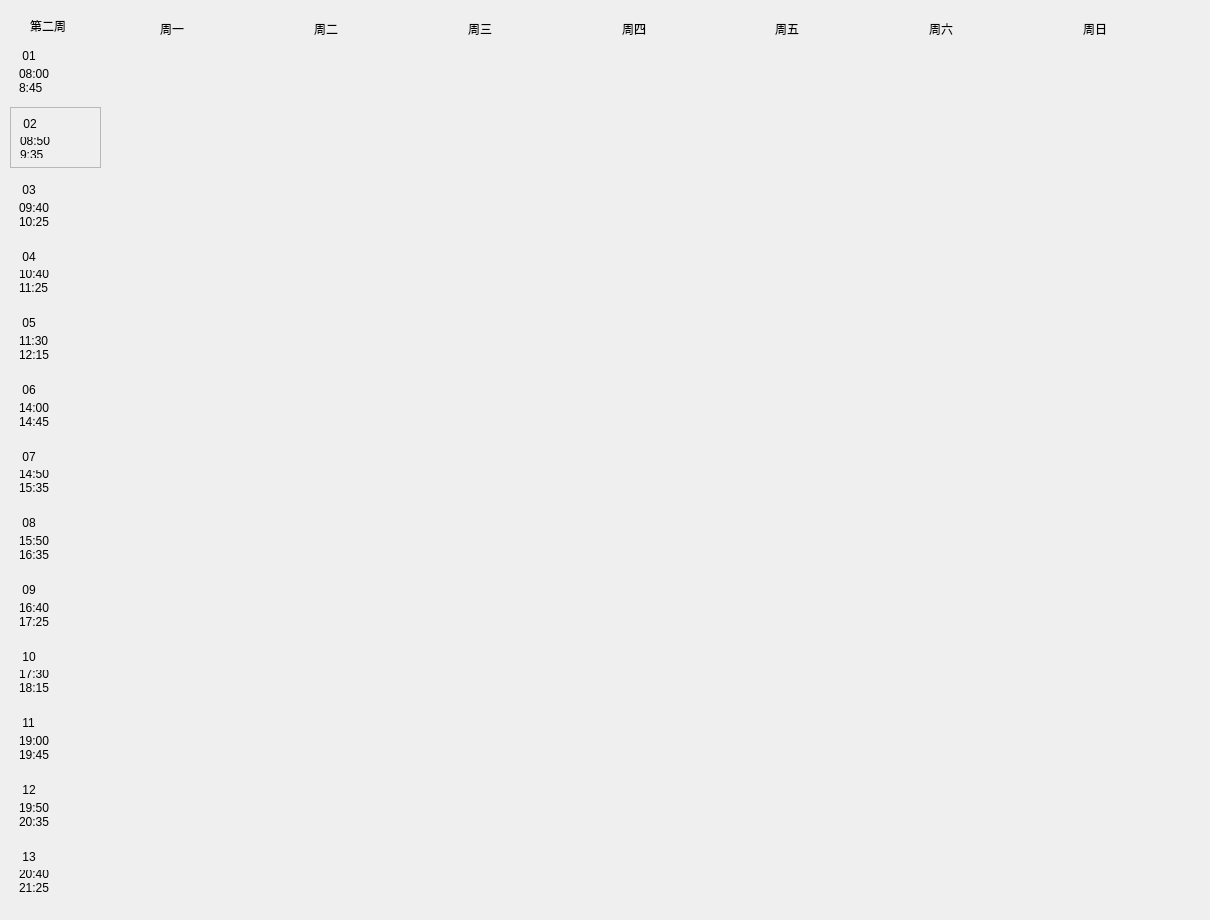
   <widget class="QWidget" name="page2">
    <widget class="QWidget" name="widget_17" native="true">
     <property name="geometry">
      <rect>
       <x>10</x>
       <y>0</y>
       <width>1191</width>
       <height>911</height>
      </rect>
     </property>
     <widget class="QLabel" name="firstweek_2">
      <property name="geometry">
       <rect>
        <x>20</x>
        <y>10</y>
        <width>71</width>
        <height>31</height>
       </rect>
      </property>
      <property name="styleSheet">
       <string notr="true">font: 12pt &quot;微软雅黑&quot;;</string>
      </property>
      <property name="text">
       <string>第二周</string>
      </property>
     </widget>
     <widget class="QWidget" name="widget_18" native="true">
      <property name="geometry">
       <rect>
        <x>0</x>
        <y>40</y>
        <width>91</width>
        <height>861</height>
       </rect>
      </property>
      <layout class="QVBoxLayout" name="verticalLayout_15">
       <item>
        <widget class="QWidget" name="widget_19" native="true">
         <layout class="QVBoxLayout" name="verticalLayout_16">
          <item>
           <widget class="QLabel" name="num1_2">
            <property name="styleSheet">
             <string notr="true">font: rgb(32, 48, 126);
font: 12pt &quot;隶书&quot;;</string>
            </property>
            <property name="text">
             <string> 01</string>
            </property>
           </widget>
          </item>
          <item>
           <widget class="QLabel" name="first_2">
            <property name="text">
             <string>08:00
8:45</string>
            </property>
            <property name="scaledContents">
             <bool>false</bool>
            </property>
           </widget>
          </item>
         </layout>
        </widget>
       </item>
       <item>
        <widget class="QFrame" name="frame_2">
         <property name="frameShape">
          <enum>QFrame::StyledPanel</enum>
         </property>
         <property name="frameShadow">
          <enum>QFrame::Raised</enum>
         </property>
         <layout class="QVBoxLayout" name="verticalLayout_17">
          <item>
           <widget class="QLabel" name="num2_2">
            <property name="styleSheet">
             <string notr="true">font: rgb(32, 48, 126);
font: 12pt &quot;隶书&quot;;</string>
            </property>
            <property name="text">
             <string> 02</string>
            </property>
           </widget>
          </item>
          <item>
           <widget class="QLabel" name="second_2">
            <property name="text">
             <string>08:50
9:35</string>
            </property>
           </widget>
          </item>
         </layout>
        </widget>
       </item>
       <item>
        <widget class="QWidget" name="widget_20" native="true">
         <layout class="QVBoxLayout" name="verticalLayout_18">
          <item>
           <widget class="QLabel" name="num3_2">
            <property name="styleSheet">
             <string notr="true">font: 12pt &quot;隶书&quot;;</string>
            </property>
            <property name="text">
             <string> 03</string>
            </property>
           </widget>
          </item>
          <item>
           <widget class="QLabel" name="third_2">
            <property name="text">
             <string>09:40
10:25</string>
            </property>
           </widget>
          </item>
         </layout>
        </widget>
       </item>
       <item>
        <widget class="QWidget" name="widget_21" native="true">
         <layout class="QVBoxLayout" name="verticalLayout_19">
          <item>
           <widget class="QLabel" name="num4_2">
            <property name="styleSheet">
             <string notr="true">font: 12pt &quot;隶书&quot;;</string>
            </property>
            <property name="text">
             <string> 04</string>
            </property>
           </widget>
          </item>
          <item>
           <widget class="QLabel" name="forth_2">
            <property name="text">
             <string>10:40
11:25</string>
            </property>
           </widget>
          </item>
         </layout>
        </widget>
       </item>
       <item>
        <widget class="QWidget" name="widget_22" native="true">
         <layout class="QVBoxLayout" name="verticalLayout_20">
          <item>
           <widget class="QLabel" name="num5_2">
            <property name="styleSheet">
             <string notr="true">font: 12pt &quot;隶书&quot;;</string>
            </property>
            <property name="text">
             <string> 05</string>
            </property>
           </widget>
          </item>
          <item>
           <widget class="QLabel" name="fifth_2">
            <property name="text">
             <string>11:30
12:15</string>
            </property>
           </widget>
          </item>
         </layout>
        </widget>
       </item>
       <item>
        <widget class="QWidget" name="widget_23" native="true">
         <layout class="QVBoxLayout" name="verticalLayout_21">
          <item>
           <widget class="QLabel" name="num6_2">
            <property name="styleSheet">
             <string notr="true">font: 12pt &quot;隶书&quot;;</string>
            </property>
            <property name="text">
             <string> 06</string>
            </property>
           </widget>
          </item>
          <item>
           <widget class="QLabel" name="sixth_2">
            <property name="text">
             <string>14:00
14:45</string>
            </property>
           </widget>
          </item>
         </layout>
        </widget>
       </item>
       <item>
        <widget class="QWidget" name="widget_24" native="true">
         <layout class="QVBoxLayout" name="verticalLayout_22">
          <item>
           <widget class="QLabel" name="num7_2">
            <property name="styleSheet">
             <string notr="true">font: 12pt &quot;隶书&quot;;</string>
            </property>
            <property name="text">
             <string> 07</string>
            </property>
           </widget>
          </item>
          <item>
           <widget class="QLabel" name="seventh_2">
            <property name="text">
             <string>14:50
15:35</string>
            </property>
           </widget>
          </item>
         </layout>
        </widget>
       </item>
       <item>
        <widget class="QWidget" name="widget_25" native="true">
         <layout class="QVBoxLayout" name="verticalLayout_23">
          <item>
           <widget class="QLabel" name="num8_2">
            <property name="styleSheet">
             <string notr="true">font: 12pt &quot;隶书&quot;;</string>
            </property>
            <property name="text">
             <string> 08</string>
            </property>
           </widget>
          </item>
          <item>
           <widget class="QLabel" name="eighth_2">
            <property name="text">
             <string>15:50
16:35</string>
            </property>
           </widget>
          </item>
         </layout>
        </widget>
       </item>
       <item>
        <widget class="QWidget" name="widget_26" native="true">
         <layout class="QVBoxLayout" name="verticalLayout_24">
          <item>
           <widget class="QLabel" name="num9_2">
            <property name="styleSheet">
             <string notr="true">font: 12pt &quot;隶书&quot;;</string>
            </property>
            <property name="text">
             <string> 09</string>
            </property>
           </widget>
          </item>
          <item>
           <widget class="QLabel" name="ninth_2">
            <property name="text">
             <string>16:40
17:25</string>
            </property>
           </widget>
          </item>
         </layout>
        </widget>
       </item>
       <item>
        <widget class="QWidget" name="widget_27" native="true">
         <layout class="QVBoxLayout" name="verticalLayout_25">
          <item>
           <widget class="QLabel" name="num10_2">
            <property name="styleSheet">
             <string notr="true">font: 12pt &quot;隶书&quot;;</string>
            </property>
            <property name="text">
             <string> 10</string>
            </property>
           </widget>
          </item>
          <item>
           <widget class="QLabel" name="tenth_2">
            <property name="text">
             <string>17:30
18:15</string>
            </property>
           </widget>
          </item>
         </layout>
        </widget>
       </item>
       <item>
        <widget class="QWidget" name="widget_28" native="true">
         <layout class="QVBoxLayout" name="verticalLayout_26">
          <item>
           <widget class="QLabel" name="num11_2">
            <property name="styleSheet">
             <string notr="true">font: 12pt &quot;隶书&quot;;</string>
            </property>
            <property name="text">
             <string> 11</string>
            </property>
           </widget>
          </item>
          <item>
           <widget class="QLabel" name="eleventh_2">
            <property name="text">
             <string>19:00
19:45</string>
            </property>
           </widget>
          </item>
         </layout>
        </widget>
       </item>
       <item>
        <widget class="QWidget" name="widget_29" native="true">
         <layout class="QVBoxLayout" name="verticalLayout_27">
          <item>
           <widget class="QLabel" name="num12_2">
            <property name="styleSheet">
             <string notr="true">font: 12pt &quot;隶书&quot;;</string>
            </property>
            <property name="text">
             <string> 12</string>
            </property>
           </widget>
          </item>
          <item>
           <widget class="QLabel" name="twelfth_2">
            <property name="text">
             <string>19:50
20:35</string>
            </property>
           </widget>
          </item>
         </layout>
        </widget>
       </item>
       <item>
        <widget class="QWidget" name="widget_30" native="true">
         <layout class="QVBoxLayout" name="verticalLayout_28">
          <item>
           <widget class="QLabel" name="num13_2">
            <property name="styleSheet">
             <string notr="true">font: 12pt &quot;隶书&quot;;</string>
            </property>
            <property name="text">
             <string> 13</string>
            </property>
           </widget>
          </item>
          <item>
           <widget class="QLabel" name="thirteenth_2">
            <property name="text">
             <string>20:40
21:25</string>
            </property>
           </widget>
          </item>
         </layout>
        </widget>
       </item>
      </layout>
     </widget>
     <widget class="QWidget" name="widget_31" native="true">
      <property name="geometry">
       <rect>
        <x>150</x>
        <y>10</y>
        <width>1071</width>
        <height>37</height>
       </rect>
      </property>
      <property name="styleSheet">
       <string notr="true">font: 12pt &quot;隶书&quot;;</string>
      </property>
      <layout class="QHBoxLayout" name="horizontalLayout_2">
       <item>
        <widget class="QLabel" name="mon_2">
         <property name="text">
          <string>周一</string>
         </property>
        </widget>
       </item>
       <item>
        <widget class="QLabel" name="tue_2">
         <property name="text">
          <string>周二</string>
         </property>
        </widget>
       </item>
       <item>
        <widget class="QLabel" name="wed_2">
         <property name="text">
          <string>周三</string>
         </property>
        </widget>
       </item>
       <item>
        <widget class="QLabel" name="thu_2">
         <property name="text">
          <string>周四</string>
         </property>
        </widget>
       </item>
       <item>
        <widget class="QLabel" name="fri_2">
         <property name="text">
          <string>周五</string>
         </property>
        </widget>
       </item>
       <item>
        <widget class="QLabel" name="sat_2">
         <property name="text">
          <string>周六</string>
         </property>
        </widget>
       </item>
       <item>
        <widget class="QLabel" name="sun_2">
         <property name="text">
          <string>周日</string>
         </property>
        </widget>
       </item>
      </layout>
     </widget>
     <widget class="QWidget" name="widget_32" native="true">
      <property name="geometry">
       <rect>
        <x>100</x>
        <y>50</y>
        <width>1061</width>
        <height>851</height>
       </rect>
      </property>
     </widget>
    </widget>
   </widget>
